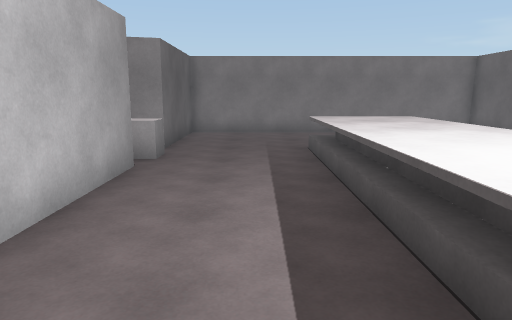
view 1 (above)

13 first-person views from a walk through a 3-D level made in the Unity game engine. The camera is 1.5 m above the floor, tilts 10° down and sees 70° across. The floor is counted in squares, 1 m on a side. Each view is taken from the middle of a square. On the plan, view 1 faces up. The plan holds only what a view shows up to about 16 squares ahead; the rest is blank.

view 2
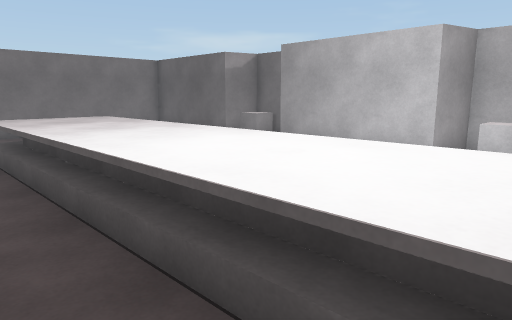

view 3
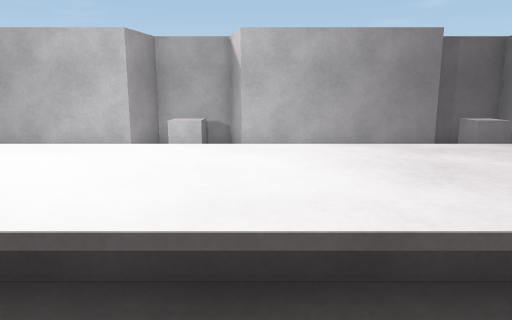

view 4
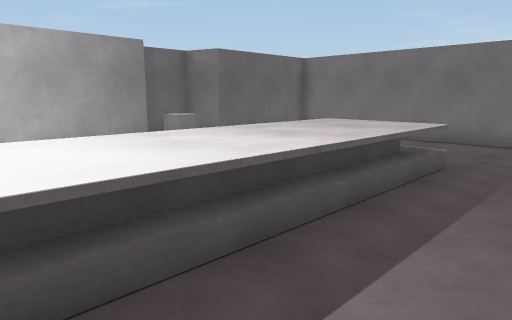

view 5
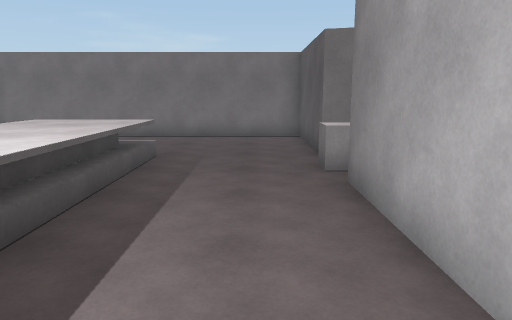

view 6
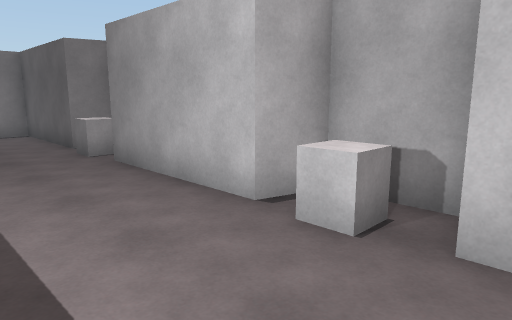

view 7
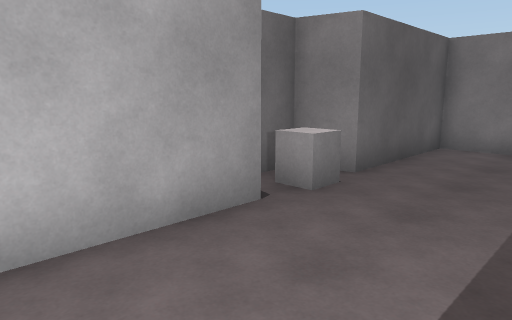

view 8
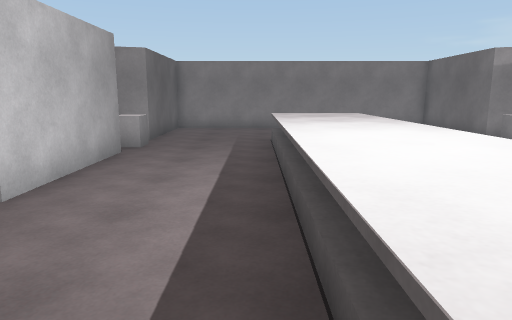

view 9
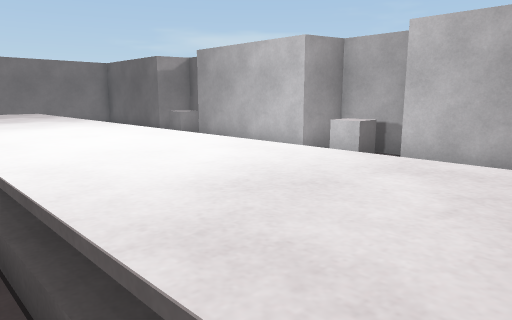

view 10
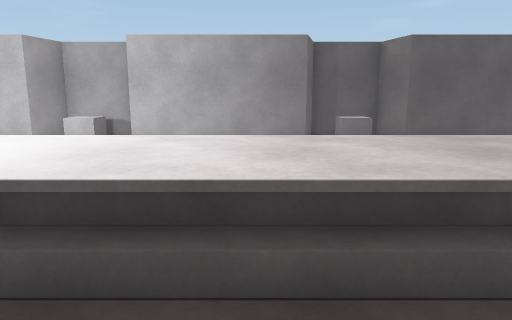

view 11
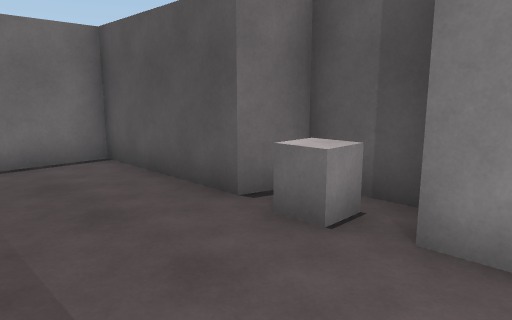

view 12
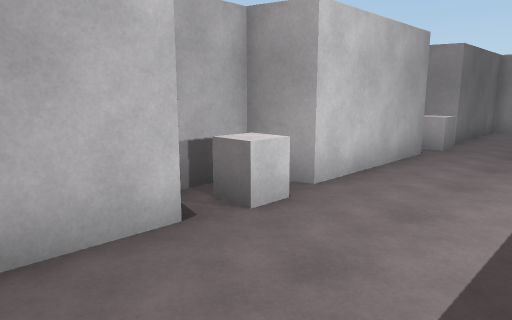

view 13
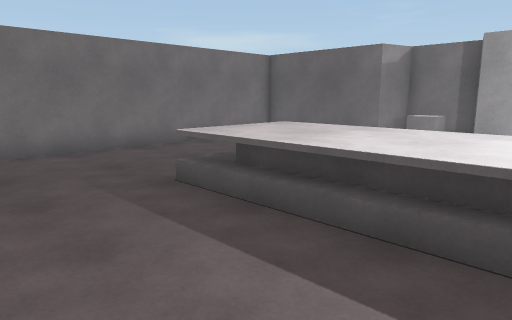

### Floor plan
Key: @ floor where view 1 was taken; # wall or solid block; x gap in a wall; . floor; ^ raised ledge.
Columns run from 4 left of view 1 to 10 right of it. Each row starts with its distance up from view 1.
 15  #############
 14  #.........  #
 13  #........   #
 12  #.......    #
 11  #.......    #
 10 ##....^^^    ##
  9 #^....^^^    ^#
  8  #....^^^    ##
  7  #....^^^    #
  6  #....^^^    #
  5  #....^^^    #
  4  #....^^^    #
  3 #x....^^^    ##
  2 #^....^^^    ^#
  1 ##....^^^    ##
  0  #..@.^^^    #
 -1  #....^^^    #
 -2  #....^^^    #
 -3  #....^^^    #
 -4  #....^^^    #
 -5 ##....^^^    ##
 -6 #^....^^^    ^#
 -7 #x....^^^    ##
 -8  #.....      #
 -9  #.....      #
-10  #.......    #
-11  #.......    #
-12  #############

Positions as (right, up) in squares from view 1, and headings:
1: (0, 0), facing up
2: (0, 0), facing up-right
3: (0, 0), facing right
4: (-1, 1), facing down-right
5: (-1, 2), facing down
6: (1, 4), facing down-left
7: (1, 4), facing up-left
8: (1, -2), facing up
9: (1, -3), facing up-right
10: (-1, -3), facing right
11: (1, -3), facing down-left
12: (1, -2), facing up-left
13: (-2, 5), facing up-right
